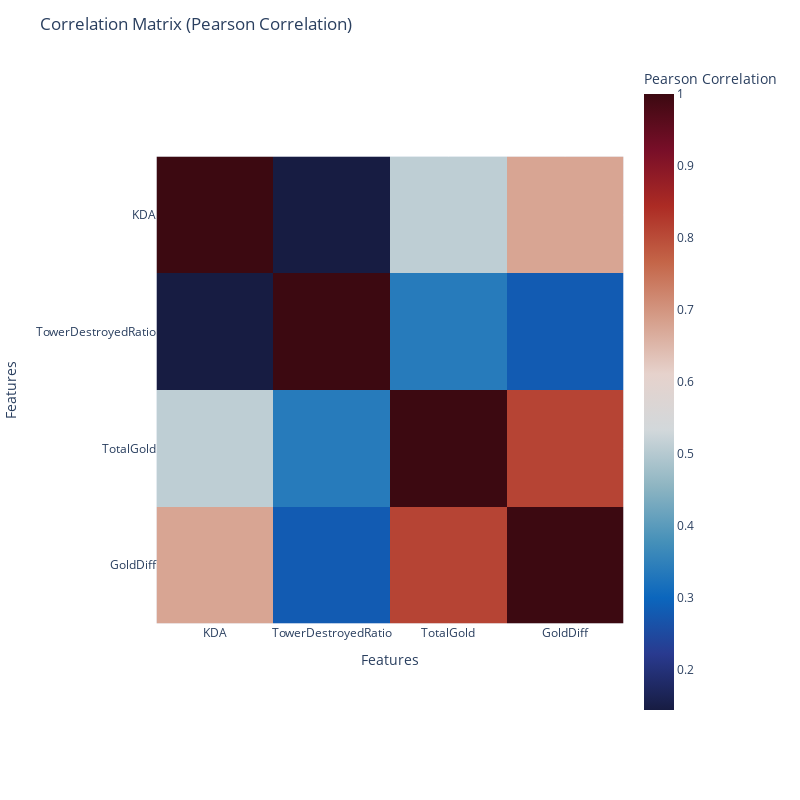

Notebook code cell kept with this figure:
### Code cell
plot_correlation_matrix_plotly(df[["KDA","TowerDestroyedRatio",'TotalGold', 'GoldDiff']], method='pearson')

### Figure 1 — Plotly figure (JSON) as saved in the notebook; plotly's stock layout.template omitted (floating-point values rounded to 4 significant figures)
{"data": [{"coloraxis": "coloraxis", "hovertemplate": "Features: %{x}<br>Features: %{y}<br>Pearson Correlation: %{z}<extra></extra>", "name": "0", "type": "heatmap", "x": ["KDA", "TowerDestroyedRatio", "TotalGold", "GoldDiff"], "xaxis": "x", "y": ["KDA", "TowerDestroyedRatio", "TotalGold", "GoldDiff"], "yaxis": "y", "z": [[1, 0.1434, 0.5098, 0.6766], [0.1434, 1, 0.3374, 0.2803], [0.5098, 0.3374, 1, 0.8106], [0.6766, 0.2803, 0.8106, 1]]}], "layout": {"coloraxis": {"colorbar": {"title": {"text": "Pearson Correlation"}}, "colorscale": [[0, "rgb(23, 28, 66)"], [0.09091, "rgb(41, 58, 143)"], [0.1818, "rgb(11, 102, 189)"], [0.2727, "rgb(69, 144, 185)"], [0.3636, "rgb(142, 181, 194)"], [0.4545, "rgb(210, 216, 219)"], [0.5455, "rgb(230, 210, 204)"], [0.6364, "rgb(213, 157, 137)"], [0.7273, "rgb(196, 101, 72)"], [0.8182, "rgb(172, 43, 36)"], [0.9091, "rgb(120, 14, 40)"], [1, "rgb(60, 9, 17)"]]}, "height": 800, "margin": {"t": 60}, "title": {"text": "Correlation Matrix (Pearson Correlation)"}, "width": 800, "xaxis": {"anchor": "y", "constrain": "domain", "domain": [0, 1], "scaleanchor": "y", "title": {"text": "Features"}}, "yaxis": {"anchor": "x", "autorange": "reversed", "constrain": "domain", "domain": [0, 1], "title": {"text": "Features"}}}}
